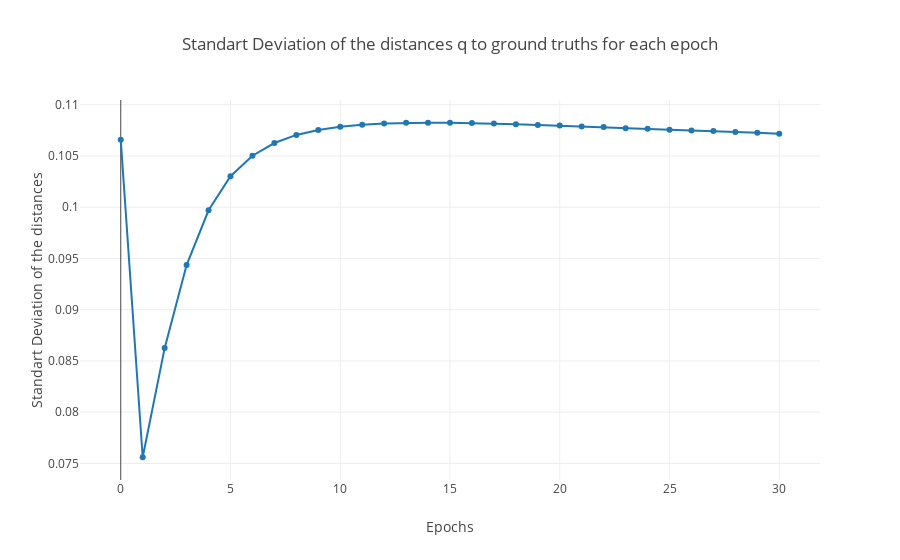

Notebook code for this chart:
### Code cell
"""
Standart Deviation of the distances q to ground truths for each epoch. If it is getting smaller, which means that 
embeddings are getting look like each other
"""

data_dev = []
data_dev.append(np.std(my_dict['distance_from_before_model_q_to_p']))
for i in range(1,num_of_epochs+1):
    data_dev.append(np.std(my_dict[str(i)]['distance_from_after_model_q_to_p']))
df_dev = pd.DataFrame(data=data_dev, columns=['std_dev'])
trace = go.Scatter(
x = df_dev.index,
y = df_dev['std_dev'],
mode = 'lines+markers')

layout = go.Layout(
    title='Standart Deviation of the distances q to ground truths for each epoch',
    xaxis=dict(
        title='Epochs'
    ),
    yaxis=dict(
        title='Standart Deviation of the distances'
    )
)
fig =  go.Figure(data=[trace], layout=layout)
py.offline.iplot(fig)

### Figure 1 — Plotly figure (JSON) as saved in the notebook; plotly's stock layout.template omitted (floating-point values rounded to 4 significant figures)
{"data": [{"mode": "lines+markers", "type": "scatter", "x": [0, 1, 2, 3, 4, 5, 6, 7, 8, 9, 10, 11, 12, 13, 14, 15, 16, 17, 18, 19, 20, 21, 22, 23, 24, 25, 26, 27, 28, 29, 30], "y": [0.1066, 0.07561, 0.08625, 0.09436, 0.09969, 0.103, 0.105, 0.1063, 0.107, 0.1075, 0.1078, 0.108, 0.1082, 0.1082, 0.1082, 0.1082, 0.1082, 0.1082, 0.1081, 0.108, 0.108, 0.1079, 0.1078, 0.1077, 0.1077, 0.1076, 0.1075, 0.1074, 0.1073, 0.1073, 0.1072]}], "layout": {"title": "Standart Deviation of the distances q to ground truths for each epoch", "xaxis": {"title": "Epochs"}, "yaxis": {"title": "Standart Deviation of the distances"}}}
